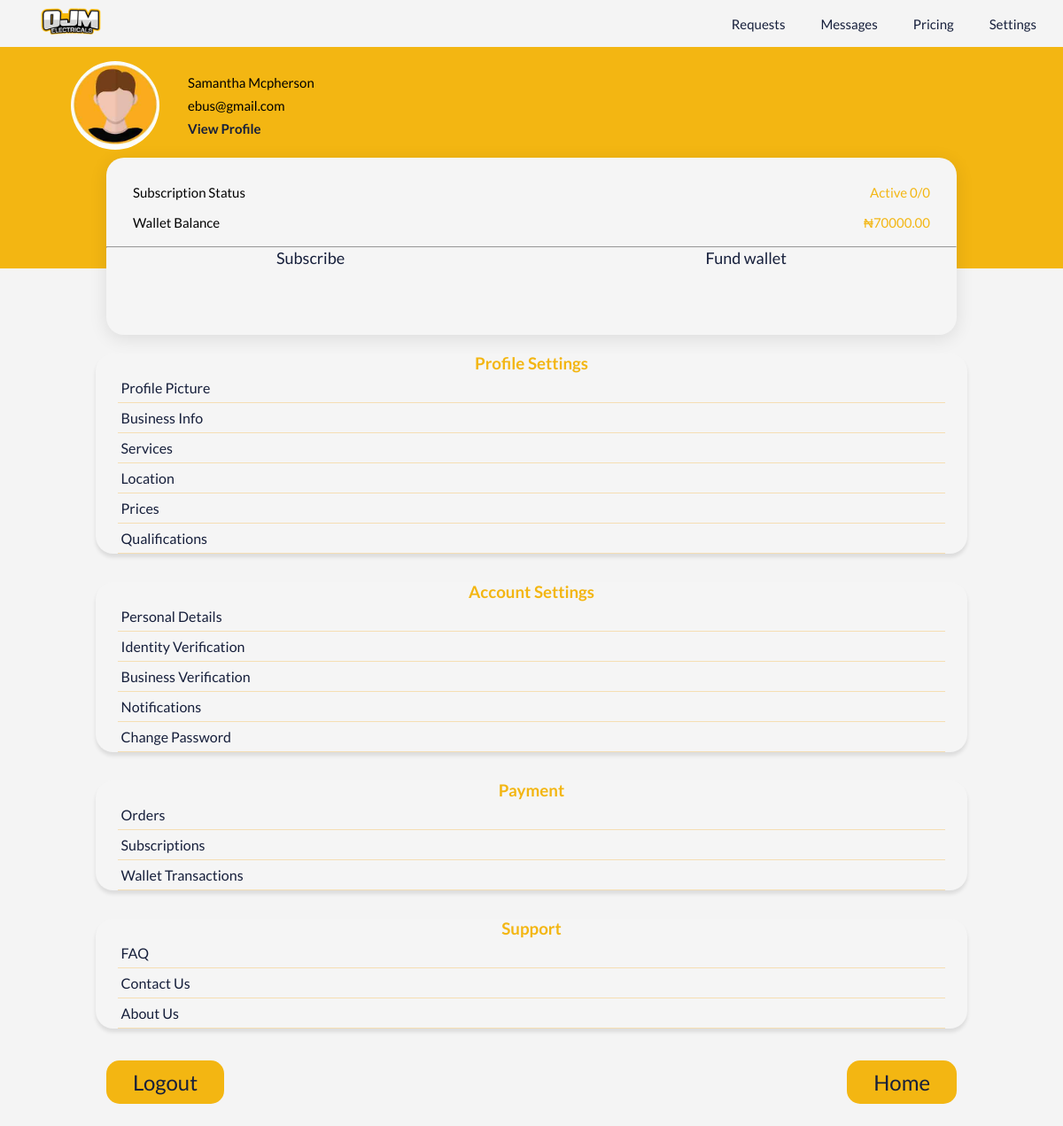
The app's page /prof-dashboard (signed in) with its own data.
### userauth/models.py (models this page shows, shortened)
class ElectricianProfile(models.Model):
    user = models.OneToOneField(User, on_delete=models.CASCADE)
    business_name = models.CharField(max_length=255)
    service_description = models.TextField()
    profile_picture = models.ImageField(upload_to=user_directory_path, blank=True, null=True)
    founded_date = models.DateField()
    registered = models.BooleanField(default=False)
    country = models.CharField(max_length=50, choices=WEST_AFRICAN_COUNTRIES)
    state = models.CharField(max_length=50, choices=NIGERIAN_STATES)
    city = models.CharField(max_length=255)
    address = models.CharField(max_length=255)
    terms = models.BooleanField(default=False)
    number_of_employees = models.IntegerField(default=0)
    website_url = models.URLField(max_length=200, blank=True, null=True)
    youtube_url = models.URLField(max_length=200, blank=True, null=True)
    prices = models.TextField(blank=True, null=True)
    qualification = models.TextField(blank=True, null=True)
    cac_verified = models.BooleanField(default=False)
    id_verified = models.BooleanField(default=False)
    cac = models.CharField(max_length=200, blank=True, null=True)
    class Meta:
        verbose_name_plural = "Electricians"

class User(AbstractUser):
    email = models.EmailField(unique=True)
    first_name = models.CharField(max_length=150, blank=True)
    last_name = models.CharField(max_length=150, blank=True)
    phone_number = models.CharField(max_length=25, blank=True)
    whatsapp_number = models.CharField(max_length=25, blank=True)
    USERNAME_FIELD = 'email'
    REQUIRED_FIELDS = ['username']
    def __str__(self):
        return self.username

### payment/models.py (models this page shows, shortened)
class Subscription(models.Model):
    STATUS_CHOICES = [
        ('Inactive', 'Inactive'),
        ('Active', 'Active'),
        ('Expired', 'Expired'),
    ]
    DURATION_CHOICES = [
        ("1 month", "1 month"),
        ("3 months", "3 months"),
        ("6 months", "6 months"),
    ]
    name = models.CharField(max_length=20, choices=DURATION_CHOICES)
    user = models.ForeignKey(User, on_delete=models.CASCADE)
    created_at = models.DateTimeField(default=timezone.now)
    expiry = models.DateTimeField()
    status = models.CharField(max_length=20, choices=STATUS_CHOICES, default='inactive')
    remaining_quotes = models.IntegerField(default=0)

class Wallet(models.Model):
    user = models.OneToOneField(User, on_delete=models.CASCADE)
    balance = models.DecimalField(max_digits=10, decimal_places=2, default=0.00)

### ojm_core/views.py (the view, shortened to what this page needs)
# urls.py: path('prof-dashboard',views.prof_dashboard,name="prof_dashboard"),
@login_required
def prof_dashboard(request):
    profile = get_object_or_404(ElectricianProfile, user=request.user)
    user = request.user
    wallet, created = Wallet.objects.get_or_create(user=user)
    payments = Payment.objects.filter(user=user,verified=True)
    profile_pic_form = UpdatePicture(instance=profile)
    business_form = UpdateBusinessInfo(instance=profile)
    location_form = UpdateLocation(instance=profile)
    prices_form = UpdatePrices(instance=profile)
    qualification_form = UpdateQualification(instance=profile)
    form = UserUpdateForm(instance=user)
    notifications = Notification.objects.filter(user=user)
    electrician = ElectricianProfile.objects.filter(user=user)
    user_profile = ElectricianProfile.objects.get(user=request.user)
    id_form = IdentityForm(instance=user)
    subscription, created = Subscription.objects.get_or_create(user=user)
    if subscription.name:
        total_quotes = SUBSCRIPTION_TOTAL_QUOTES.get(subscription.name, 0)
        remaining_quotes = subscription.remaining_quotes
        used_quotes = total_quotes - remaining_quotes
        subscribed = subscription.status == "Active"
        context = {
        'profile': profile,
        'profile_pic_form':profile_pic_form,
        'business_form':business_form,
        'location_form':location_form,
        'prices_form':prices_form,
        'qualification_form':qualification_form,
        'form':form,
        'wallet':wallet,
        'subscription':subscription,
        'payments':payments,
        'notifications': notifications,
        'electrician':electrician,
        'user_profile': user_profile,
        'id_form':id_form,
        'total_quotes': total_quotes,
        'remaining_quotes': remaining_quotes,
        'used_quotes': used_quotes,
        'subscribed':subscribed
        }
        return render(request, 'profdash.html',context)

### templates/profdash.html (shortened to what this page needs)
{% load static %}
<!DOCTYPE html>
<html lang="en">
<head>
    <link rel="stylesheet" href="https://unicons.iconscout.com/release/v4.0.8/css/line.css" />
    <link rel="stylesheet" href="{% static 'Css/profdash.css' %}">
    <link rel="stylesheet" href="{% static 'Css/signup.css' %}">
</head>
<body>
    <section>
        <div class="heading">
            <a href="{%url 'ojm_core:index'%}" class="nav_logo"><img src="{% static 'Assest/Img/ojm.png' %}" alt="Ojm" /></a>
            <div class="nav">
                <a href="{%url 'ojm_core:requests'%}" class="">
                     Requests
                </a>
                <a href="{%url 'chatapp:messages'%}" class="">
                     Messages
                </a>
                <a href="{% url 'payment:pay' %}" class="">
                    Pricing
                </a>
                <a href="{% url 'ojm_core:dashboard' %}" class="">
                    Settings
                </a>
            </div>
        </div>
        <div class="profile">
            <div class="profile-info">
                {% if profile.profile_picture %}
                <img id="mainProfilePicLink" src="{{ profile.profile_picture.url }}" alt="Profile photo">
                {% else %}
                <img id="mainProfilePicLink" src="{% static 'Assest/Img/ojmprofilephoto.jpg' %}" alt="Profile photo">
                {% endif %}
                <div class="profile-details">
                    <p class="name">{{profile.business_name}}</p>
                    <p class="email">{{request.user.email}}</p>
                    <p class="profile-link"><a href="">View Profile</a></p>
                </div>
            </div>
            <div class="subscription">
                <div class="top">
                    <div class="subscription-status">
                        <div class="status">
                            <p>Subscription Status</p>
                            {% if subscription %}
                            <div>
                                <span>{{ subscription.status }} </span>
                            {%if subscribed%}
                            <span>{{used_quotes}}/{{total_quotes}}</span>
                            {% endif %}
                            </div>
                            {%else%}
                            <span>Inactive</span>
                            {%endif%}
                        </div>
                        <div class="wallet">
                            <p>Wallet Balance</p>
                            <span>₦{{wallet.balance}}</span>
                        </div>
                    </div>
                </div>
                <hr>
                <div class="bottom">
                    <a href="{% url 'payment:pay' %}">
                        <div class="subscribe">
                            <p>Subscribe</p>
                        </div>
                    </a>
                    <a href="{% url 'payment:pay' %}">
                        <div class="fund-wallet">
                            <p>Fund wallet</p>
                        </div>
                    </a>
                </div>
            </div>
        </div>
        <div class="profile-settings">
            <div class="sub-profile">
                <h3>Profile Settings</h3>
                <a href="#" id="profileSettingsPicLink">
                    <div class="flex">
                        <p>Profile Picture</p>
                    </div>
                </a>
                <a href="#" id="businessInfoLink">
                    <div class="flex">
                        <p>Business Info</p>
                    </div>
                </a>
                <a href="#" id="serviceLink">
                    <div class="flex">
                        <p>Services</p>
                    </div>
                </a>
                <a href="#" id="locationLink">
                    <div class="flex">
                        <p>Location</p>
                    </div>
                </a>
                <a href="#" id="priceLink">
                    <div class="flex">
                        <p>Prices</p>
                    </div>
                </a>
                <a href="#" id="qualificationLink">
                    <div class="flex">
                        <p>Qualifications</p>
                    </div>
                </a>
            </div>
        </div>
        <div class="account-settings">
            <div class="sub-profile">
                <h3>Account Settings</h3>
                <a href="#" id="detailsLink">
                    <div class="flex">
                        <p>Personal Details</p>
                    </div>
                </a>
                <a href="#" id="bankLink">
                    <div class="flex">
                        <p>Identity Verification</p>
                    </div>
                </a>
                <a href="#" id="verificationLink">
                    <div class="flex">
                        <p>Business Verification</p>
                    </div>
                </a>
                <a href="#" id="notificationLink">
                    <div class="flex">
                        <p>Notifications</p>
                    </div>
                </a>
                <a href="#" id="passwordLink">
                    <div class="flex">
                        <p>Change Password</p>
                    </div>
                </a>
            </div>
        </div>
        <div class="account-settings">
            <div class="sub-profile">
                <h3>Payment</h3>
                <a href="#" id="orderLink">
                    <div class="flex">
                        <p>Orders</p>
                    </div>
                </a>
                <a href="#" id="subscriptionLink">
                    <div class="flex">
                        <p>Subscriptions</p>
                    </div>
                </a>
                <a href="#" id="walletLink">
                    <div class="flex">
                        <p>Wallet Transactions</p>
                    </div>
                </a>
            </div>
        </div>
        <div class="account-settings">
            <div class="sub-profile">
                <h3>Support</h3>
                <a href="#">
                    <div class="flex">
                        <p>FAQ</p>
                    </div>
                </a>
                <a href="https://bit.ly/contact_ojm" target="_blank">
                    <div class="flex">
                        <p>Contact Us</p>
                    </div>
                </a>
                <a href="#">
                    <div class="flex">
                        <p>About Us</p>
                    </div>
                </a>
            </div>
        </div>
        <div class="newflex">
            <div class="logout">
                <a href="{%url 'userauth:logout'%}">
                    <p>Logout</p>
                </a>
            </div>
            <div class="logout">
                <a href="{%url 'ojm_core:index'%}">
                    <p>Home</p>
                </a>
            </div>
        </div>
    </section>
</body>
</html>

### static/Css/profdash.css (style rules this page uses)
:root { --main-color-one: rgb(243, 182, 18); --main-color-two: rgb(22, 31, 59); --background-color: #f4f4f4; --sidebar-width: 250px; --navbar-height: 60px; }
* { box-sizing: border-box; padding: 0; margin: 0; }
body { margin: 0; font-family: Lato, sans-serif; background-color: var(--background-color); }
a { text-decoration: none; }
.heading img { width: 100px; height: 50px; object-fit: cover; }
.heading { display: flex; justify-content: space-between; align-items: center; width: 95%; margin: auto; }
.nav { display: flex; justify-content: space-around; align-items: center; gap: 2.5rem; }
.nav a { color: var(--main-color-two); font-weight: 500; font-size: 15px; }
.profile { background: var(--main-color-one); height: 250px; position: relative; }
.profile img { height: 100px; width: 100px; border-radius: 50%; }
.profile-info { display: flex; align-items: center; padding-inline-start: 5rem; padding-block-start: 1rem; gap: 2rem; }
.profile-details { display: flex; flex-direction: column; gap: .5rem; font-size: 15px; }
.profile-details a { color: var(--main-color-two); font-weight: 700; transition: .5s ease-in-out; }
.subscription { margin: auto; width: 80%; box-shadow: 0 4px 20px rgba(0, 0, 0, 0.1); height: 200px; border-radius: 20px; background: whitesmoke; position: absolute; top: 50%; right: 10%; }
.subscription .top { height: 50%; font-size: 15px; }
.subscription .top span { color: var(--main-color-one); }
.subscription-status { display: flex; padding: 30px; flex-direction: column; gap: 1rem; justify-content: center; }
.subscription-status .status,.wallet { display: flex; justify-content: space-between; }
.subscription .bottom { display: flex; justify-content: space-between; align-items: center; width: 60%; margin: auto; }
.bottom a { font-size: 18px; text-align: center; color: var(--main-color-two); }
.subscription .subscribe,.fund-wallet { display: flex; align-items: center; flex-direction: column; justify-content: center; }
.profile-settings { width: 82%; margin: auto; margin-block-start: 6rem; }
.account-settings { width: 82%; margin: auto; margin-block-start: 2rem; }
.profile-settings h3,.account-settings h3 { color: var(--main-color-one); text-align: center; }
.sub-profile { margin: auto; width: 100%; box-shadow: 0 4px 4px rgba(0, 0, 0, 0.1); border-radius: 20px; background: whitesmoke; }
.flex { display: flex; justify-content: space-between; width: 95%; margin: auto; padding: 7px 4px; border-bottom: 1px solid wheat; color: var(--main-color-two); }
.logout { display: flex; max-width: 400px; height: 100px; }
.logout a { display: flex; font-size: 1.5rem; background: var(--main-color-one); color: var(--main-color-two); padding: 10px 30px; margin: auto; border-radius: 15px; }
.newflex { display: flex; justify-content: space-between; margin: auto; width: 80%; margin-top: 10px; }

### records on screen
ElectricianProfile: business_name "Samantha Mcpherson"
User: user.email "ebus@gmail.com"
Subscription: status "Active"
Wallet: balance "70000.00"

### other values on screen
{{ used_quotes }} "0"
{{ total_quotes }} "0"
